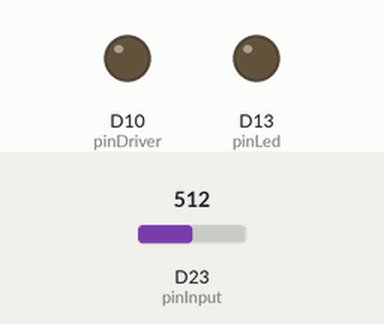
This sketch was run on a simulated Arduino Due. Shown: output pins drawn as LEDs (lit = HIGH). Inputs (shaded band) come from the test bench; at power-on: D23 (pinInput) = 512 (analog values on the 0–1023 scale).

Above: at 1.5 s.
1.6 s: D23 (pinInput) set to 590
3.1 s: D23 (pinInput) set to 604
At 4.24 s:
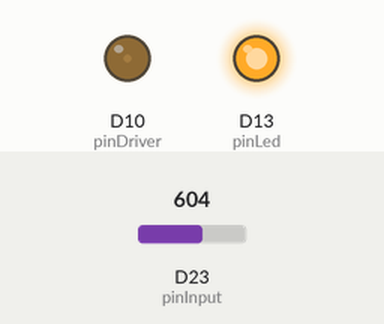
At 5.77 s:
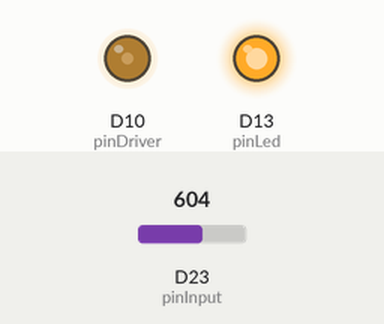
6.1 s: D23 (pinInput) set to 900
7.6 s: D23 (pinInput) set to 716
Timing chart, 0 to 10.1 s (numbered marks = the images above; inputs shaded):
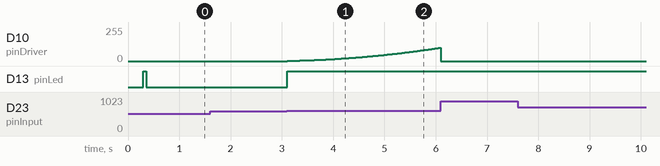

The sketch:

arduino_mag_lev_pid.ino
```cpp
/*
Arduino Magnetic Levitator - PID controller
https://github.com/erikmansson/arduino_mag_lev_pid/

LED blink codes:
  1  Setup finished, controller ready
  2  Integral term was maxed out (shut off)
  3  Calibration is way off (shut off)
*/

const int pinLed = 13;
const int pinDriver = 10;
const int pinInput = 23;

//PWM setup (Teensy)
const int pwmBits = 13;
const int pwmFreq = 5859; //[Hz]

//ADC setup
const int adcBits = 12;

const long thrTimeout = 1000 * 200; //[us]
const int loopFreq = 1200; //[Hz]

const long dtMicros = roundToInt(1000000/double(loopFreq)); //[us] used for main loop

//exponential smoothing decay
//0.4 to 1.0 is okay, where 1.0 results in no smoothing
const double inputSmoothing = 0.60;
const double derivSmoothing = 0.60;

const double kp = 8.0;
const double ki = 25.0;
const double kd = 0.13;

const double set = 0.018;
const double thr = 0.008;

long lastLoop = -dtMicros;
long lastOverThr = -thrTimeout;
bool active = false;
double i = 0;
double output = 0;
double cal = 0;
double smoothInput = 0;
double smoothDeriv = 0;

void setup(){
  pinMode(pinLed, OUTPUT);

  //set up PWM (Teensy)
  pinMode(pinDriver, OUTPUT);
  analogWriteFrequency(pinDriver, pwmFreq);
  analogWriteResolution(pwmBits);
  writePWM(0);

  //set up ADC
  pinMode(pinInput, INPUT);
  analogReadResolution(adcBits);
  analogRead(pinInput);

  //Serial.begin(115200);

  //calibration
  const int nCalReads = 10; //number of readings
  const int calDelay = 5; //[ms] time between readings
  for(int i=0;i<nCalReads;i++){
    delay(calDelay);
    cal += readADC();
  }
  cal = cal / nCalReads; //take the average

  //check calibration
  if(0.4 > cal || cal > 0.6) shutoff(3);

  blink(1);
}

void loop(){
  long now = micros();
  if(now - lastLoop >= dtMicros){
    lastLoop = now;

    double input = signedSquare(readADC() - cal);
    double error = set - input;

    double lastSmoothInput = smoothInput; //for the derivative

    //exponential moving average of input
    smoothInput = input*inputSmoothing +
      (1 - inputSmoothing)*smoothInput;

    //ema of derivative
    smoothDeriv = derivSmoothing*(smoothInput - lastSmoothInput) +
      (1 - derivSmoothing)*smoothDeriv;

    //decide if the controller should be active
    if(input >= thr){
      lastOverThr = now;
      active = true;
    }
    else if(now - lastOverThr < thrTimeout){
      active = true;
    }
    else {
      active = false;
    }

    if(active){
      i += ki * error / loopFreq;
      double p = kp * error;
      double d = -kd * smoothDeriv * loopFreq;

      if(i>1.0) shutoff(2); //we don't want to fry our electronics

      i = constrainPct(i);
      output = constrainPct(signedSquare(p + i + d));
    }
    else{
      i = 0;
      output = 0;
    }

    writePWM(output);
    digitalWrite(pinLed, active);

    /* debug
    Serial.print(i);
    Serial.print("\t");
    Serial.println(output);
    */
  }
  else{
    // stuff to do when MCU isn't busy
  }
}

double signedSquare(double x){
  return x * abs(x);
}

int roundToInt(double x){
  return int(x + 0.5);
}

double constrainPct(double val){
  if(val > 1.0){
    return 1.0;
  }
  else if(val < 0.0){
    return 0.0;
  }
  else{
    return val;
  }
}

double readADC(){
  static double adcRange = pow(2, adcBits) - 1;

  return analogRead(pinInput) / adcRange;
}

//takes a double from 0 to 1, like 0.55
void writePWM(double dc){
  static double pwmRange = pow(2, pwmBits) - 1;;

  int pwmOutput = int(dc * pwmRange + 0.5);
  if(pwmOutput > pwmRange){
    pwmOutput = pwmRange;
  }
  else if(pwmOutput < 0){
    pwmOutput = 0;
  }
  analogWrite(pinDriver, pwmOutput);
}

void blink(int n){
  for(int i=0;i<n;i++){
    delay(250);
    digitalWrite(pinLed, 1);
    delay(50);
    digitalWrite(pinLed, 0);
  }
}

void shutoff(int code){
  analogWrite(pinDriver, 0);
  while(true){
    blink(code);
    delay(800);
  }
}
```

Measured:
- the behaviour switches between 603 and 604 on D23 (pinInput) (found by bisection; images 0 and 1)
- after the input at 1.6 s, every drawn part: stays the same
- after the input at 3.1 s, D10 (pinDriver): moves from 0/255 to 100/255 over 3.0 s, starting at once; D13 (pinLed): LOW → HIGH at once
